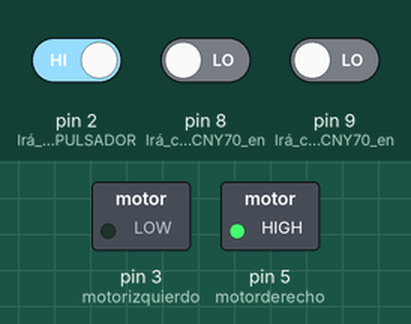
Recording of a sketch running on a simulated Arduino Uno, built with avr-gcc and run on an emulated ATmega328P. Shown: switched loads named in the sketch (green lamp = pin HIGH). Inputs (shaded band) come from the test bench; at power-on: pin 2 (Irá_conectado_un_PULSADOR) HIGH, pin 8 (Irá_conectado_un_CNY70_en) LOW, pin 9 (Irá_conectado_un_CNY70_en) LOW.

Above: at 1.2 s.
1.3 s: pin 2 (Irá_conectado_un_PULSADOR) driven LOW
At 2.0 s:
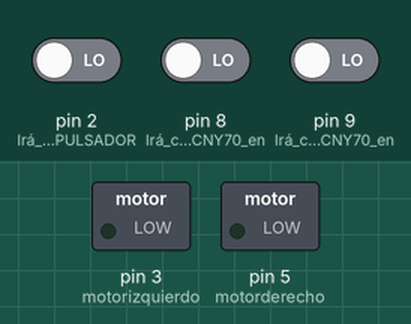
2.8 s: pin 2 (Irá_conectado_un_PULSADOR) driven HIGH
At 3.1 s:
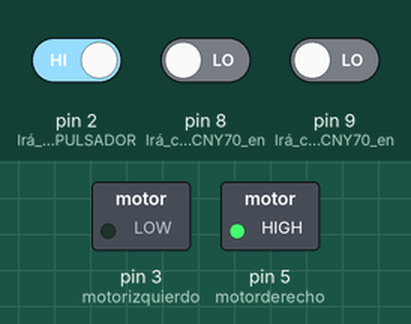
4.3 s: pin 8 (Irá_conectado_un_CNY70_en) driven HIGH
At 5.5 s:
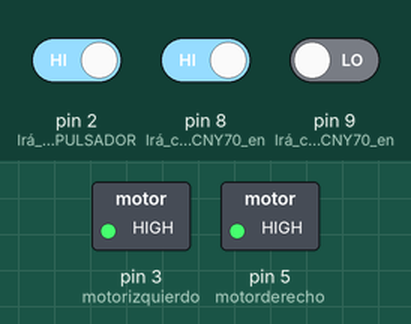
5.8 s: pin 9 (Irá_conectado_un_CNY70_en) driven HIGH
At 6.6 s:
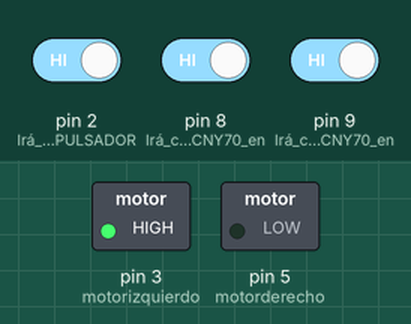
7.3 s: pin 9 (Irá_conectado_un_CNY70_en) driven LOW
At 7.7 s:
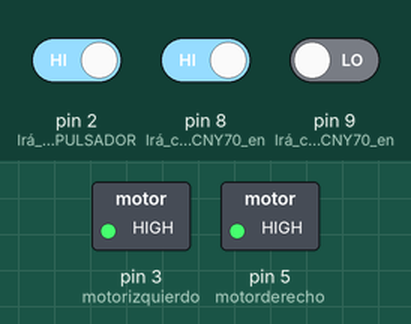
Timing chart, 0 to 9.8 s (numbered marks = the images above; inputs shaded):
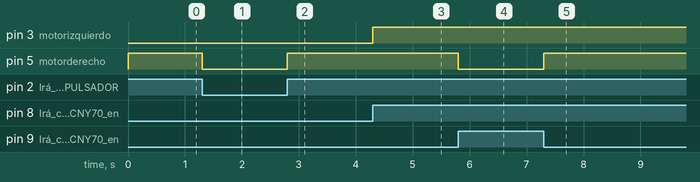

The sketch:

seguidordelineaArduinoDay.ino
```cpp
//Variables:

int sensorizquierdo, sensorderecho;
int motorizquierdo = 3;
int motorderecho = 5;

// Bloque de Configuraciones

void setup() {
  pinMode(2, INPUT); //Irá conectado un PULSADOR en el pin 2
  pinMode(8, INPUT); //Irá conectado un CNY70 en el pin 8
  pinMode(9, INPUT); //Irá conectado un CNY70 en el pin 9
  pinMode(motorizquierdo, OUTPUT); //Irá conectado un MOTOR en el pin 3
  pinMode(motorderecho, OUTPUT); //Irá conectado un MOTOR en el pin 5
}

// Funciones

void adelante(){
    digitalWrite(motorizquierdo, HIGH);
    digitalWrite(motorderecho, HIGH);
    }

void giroderecha(){
    digitalWrite(motorizquierdo, HIGH);
    digitalWrite(motorderecho, LOW);
    }

void giroizquierda(){
    digitalWrite(motorizquierdo, LOW);
    digitalWrite(motorderecho, HIGH);
    }

void detenido(){
    digitalWrite(motorizquierdo, LOW);
    digitalWrite(motorderecho, LOW);
    }

void seguirlinea(){

    sensorizquierdo=digitalRead(8);
    sensorderecho=digitalRead(9);

    if (sensorizquierdo == LOW && sensorderecho == LOW)// NEGRO - NEGRO
            {
            giroizquierda();
            }
    if (sensorizquierdo == HIGH && sensorderecho == LOW)// BLANCO - NEGRO
            {
            adelante();
            }
    if (sensorizquierdo == HIGH && sensorderecho == HIGH)// BLANCO - BLANCO
            {
           giroderecha();
            }
    if (sensorizquierdo == LOW && sensorderecho == HIGH)// NEGRO - BLANCO
           {
           giroderecha();
           }
}

void largada(){

    // Pulsador de largada en pin 2
    while (digitalRead(2)==LOW){
        detenido();
        }
}

// Programa Principal

void loop() {
    largada();          //lectura del pulsador de largada
    seguirlinea();      //realiza el seguimiento de linea Blanca sobre fondo Negro
}
```

Measured:
- after the input at 1.3 s, pin 5 (motorderecho): HIGH → LOW at once
- after the input at 2.8 s, pin 5 (motorderecho): LOW → HIGH at once
- after the input at 4.3 s, pin 3 (motorizquierdo): LOW → HIGH at once
- after the input at 5.8 s, pin 5 (motorderecho): HIGH → LOW at once
- after the input at 7.3 s, pin 5 (motorderecho): LOW → HIGH at once
